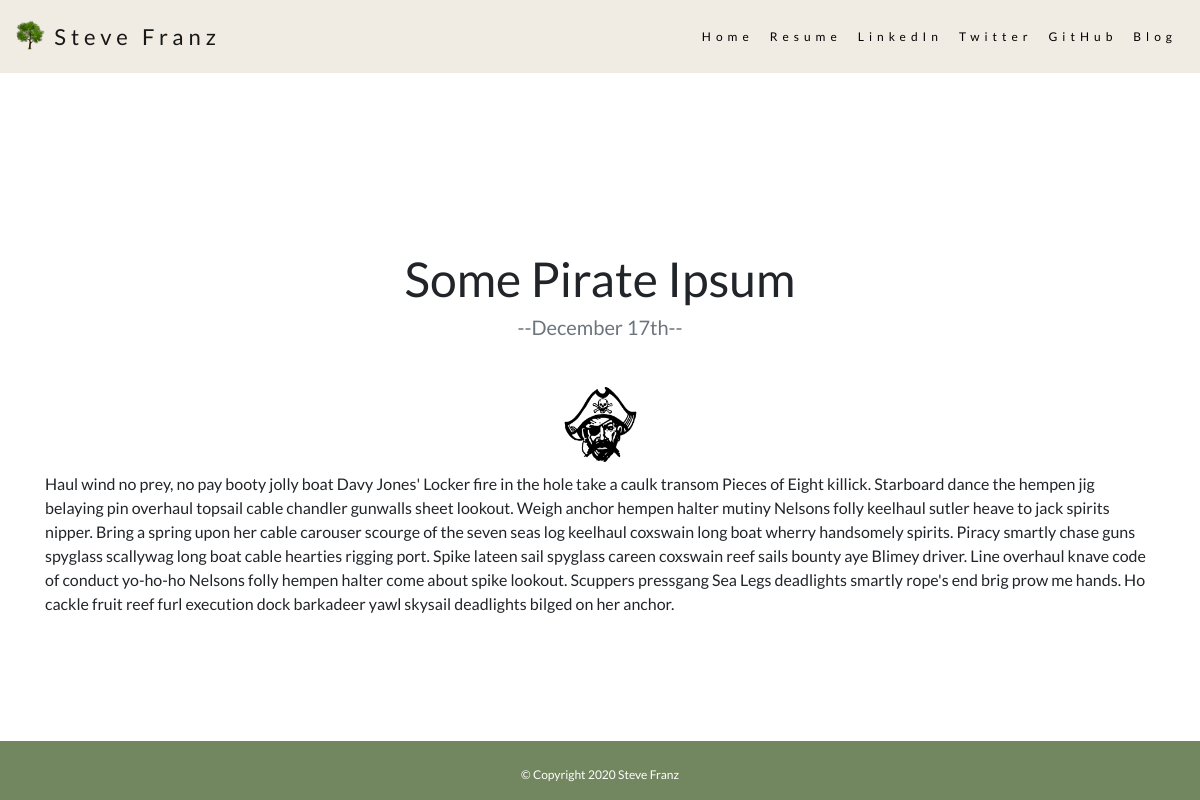
Page /blog/1/ on the committed database.
### blog/models.py (models this page shows, shortened)
class Post(models.Model):
    title = models.CharField(max_length=200)
    content = models.TextField(max_length=1000)
    date = models.DateField()
    image = models.ImageField(upload_to='blog/images/', blank=True)
    url = models.URLField(blank=True)

### blog/views.py (the view)
# urls.py: path('<int:post_id>/', views.detail, name='detail'),
def detail(request, post_id):
    post = get_object_or_404(Post, pk=post_id)
    return render(request, 'blog/detail.html', {'post': post})

### blog/templates/blog/detail.html (shortened to what this page needs)
{% extends 'portfolio/base.html' %}
{% load static %}
{% block content %}
<h1 class="text-center mt-5" id="blogdetailtitle">{{ post.title }}</h1>
<h5 class="text-center text-muted mb-5">--{{ post.date|date:'F jS' }}--</h5>
{% if post.image %}
<img src="{{ post.image.url }}" class="rounded mx-auto d-block detail-image" width="75px"/>
{% endif %}
<p>{{ post.content|safe }}</p>
{% endblock %}

### portfolio/templates/portfolio/base.html (shortened to what this page needs)
{% load static %}
<!doctype html>
<html lang="en">
<head>
  <link rel="stylesheet" href="https://cdn.jsdelivr.net/npm/bootstrap@4.5.3/dist/css/bootstrap.min.css">
  <link rel="stylesheet" href="{% static 'portfolio/custom.css' %}">
  <link rel="stylesheet" href="https://cdnjs.cloudflare.com/ajax/libs/animate.css/4.1.1/animate.min.css"/>
</head>
<body>
  <nav class="navbar sticky-top navbar-expand-md navbar-light">
    <a class="navbar-brand" href="{% url 'home' %}">
      <img src="{% static 'portfolio/finaltree.png' %}" width="30" height="30" class="d-inline-block align-top" alt='Steve Logo'>
      Steve Franz
    </a>
    <div class="flex-row-reverse collapse navbar-collapse " id="navbarNav">
      <ul class="nav navbar-nav">
        <li class="nav-item active">
          <a class="nav-link" aria-current="page" href="{% url 'home' %}">Home</a>
        </li>
        <li class="nav-item">
          <a class="nav-link" aria-current="page" href="{% static 'portfolio/resume.pdf' %}">Resume</a>
        </li>
        <li class="nav-item">
          <a class="nav-link" href='https://www.linkedin.com/in/steve-j-franz-3538942b/' target="_blank">LinkedIn</a>
        </li>
        <li class="nav-item">
          <a class="nav-link" href='https://twitter.com/stevejfranz' target="_blank">Twitter</a>
        </li>
        <li class="nav-item">
          <a class="nav-link" href='https://github.com/sfranz2422' target="_blank">GitHub</a>
        </li>
        <li class="nav-item">
          <a class="nav-link" href="{% url 'blog:all_blogs' %}">Blog</a>
        </li>
      </ul>
    </div>
  </nav>
  <div class="container">
    {% block content %} {% endblock %}
  </div>
  <div class="h-100 footer text-center navbar-fixed-bottom" >
    <div class="row justify-content-center align-self-center text-center">
        <p>© Copyright 2020 Steve Franz</p>
    </div>
  </div>
</body>
</html>

### portfolio/static/portfolio/custom.css (style rules this page uses)
.navbar { margin-bottom: 20px; padding: 15px; border: 0; border-radius: 0; font-size: 12px; letter-spacing: 5px; background-color: #f0ece3; }
a { color: #72865F; text-decoration: none; }
.navbar-brand { font-size: 22px; }
.navbar-nav .nav-link { color: rgba(0, 0, 0, 1) !important; }
body { font-family: 'Lato', sans-serif; display: flex; min-height: 100vh; flex-direction: column; justify-content: space-between }
#blogdetailtitle { font-size: 3rem; }
.footer { bottom: 0; text-align: center; width: 100%; height: 40px; background-color: #72865F; }
.footer p { margin-top: 25px; font-size: 12px; color: #fff; }
.detail-image { margin-bottom: 10px; }

### rows in the picture
Post: title "Some Pirate Ipsum", date "December 17th", image (picture), content "Haul wind no prey, no pay booty jolly boat Davy Jones' Locker fire in the hole take a caulk transom Pieces of Eight killick. Starboard dance the hempen jig belaying pin overhaul topsail cable chandler gunwalls sheet lookout. Weigh anchor hempen halter mutiny Nelsons folly keelhaul sutler heave to jack spirits nipper. Bring a spring upon her cable carouser scourge of the seven seas log keelhaul coxswain long boat wherry handsomely spirits. Piracy smartly chase guns spyglass scallywag long boat cable hearties rigging port. Spike lateen sail spyglass careen coxswain reef sails bounty aye Blimey driver. Line overhaul knave code of conduct yo-ho-ho Nelsons folly hempen halter come about spike…"
